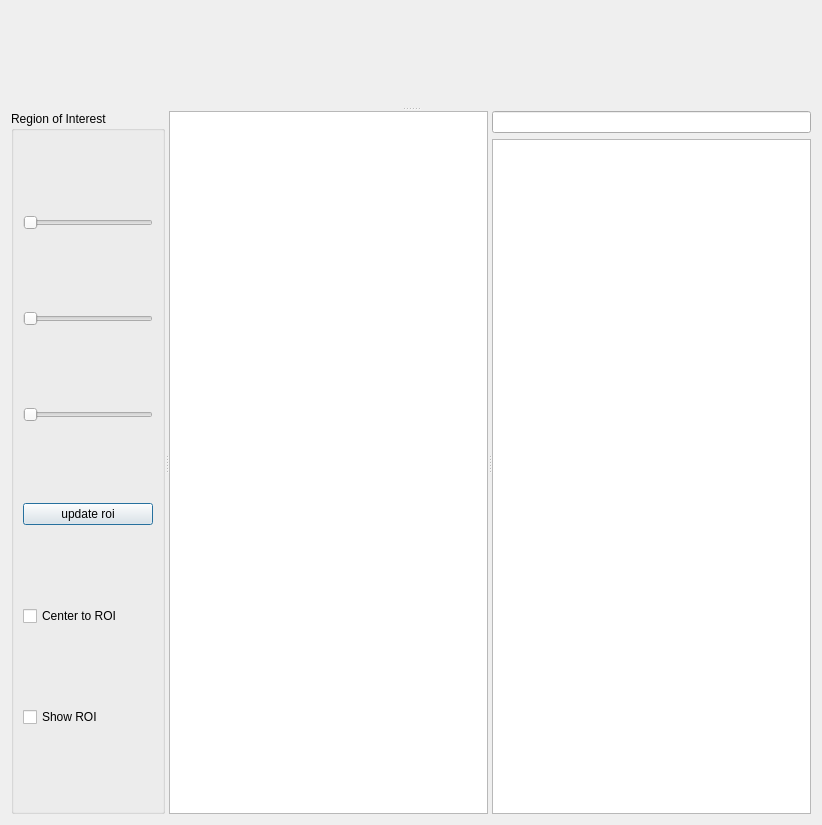
<?xml version="1.0" encoding="UTF-8"?>
<ui version="4.0">
 <class>grid_viewer_mainwindow_Dialog</class>
 <widget class="QDialog" name="grid_viewer_mainwindow_Dialog">
  <property name="geometry">
   <rect>
    <x>0</x>
    <y>0</y>
    <width>822</width>
    <height>825</height>
   </rect>
  </property>
  <property name="contextMenuPolicy">
   <enum>Qt::DefaultContextMenu</enum>
  </property>
  <property name="windowTitle">
   <string>Frame</string>
  </property>
  <layout class="QVBoxLayout" name="verticalLayout_7">
   <item>
    <widget class="QSplitter" name="splitter_2">
     <property name="orientation">
      <enum>Qt::Vertical</enum>
     </property>
     <widget class="grid::glviewer_t" name="glviewer" native="true">
      <property name="autoFillBackground">
       <bool>false</bool>
      </property>
     </widget>
     <widget class="QSplitter" name="splitter">
      <property name="orientation">
       <enum>Qt::Horizontal</enum>
      </property>
      <widget class="QWidget" name="layoutWidget">
       <layout class="QVBoxLayout" name="verticalLayout_6">
        <item>
         <widget class="QGroupBox" name="roi_groupBox">
          <property name="title">
           <string>Region of Interest</string>
          </property>
          <property name="flat">
           <bool>false</bool>
          </property>
          <layout class="QVBoxLayout" name="verticalLayout_2">
           <item>
            <widget class="QxtSpanSlider" name="xroi_spanslider">
             <property name="orientation">
              <enum>Qt::Horizontal</enum>
             </property>
             <property name="tickPosition">
              <enum>QSlider::NoTicks</enum>
             </property>
             <property name="lowerValue">
              <number>0</number>
             </property>
             <property name="upperValue">
              <number>99</number>
             </property>
             <property name="upperPosition">
              <number>99</number>
             </property>
            </widget>
           </item>
           <item>
            <widget class="QxtSpanSlider" name="yroi_spanslider">
             <property name="orientation">
              <enum>Qt::Horizontal</enum>
             </property>
             <property name="tickPosition">
              <enum>QSlider::NoTicks</enum>
             </property>
             <property name="lowerValue">
              <number>0</number>
             </property>
             <property name="upperValue">
              <number>99</number>
             </property>
             <property name="upperPosition">
              <number>99</number>
             </property>
            </widget>
           </item>
           <item>
            <widget class="QxtSpanSlider" name="zroi_spanslider">
             <property name="orientation">
              <enum>Qt::Horizontal</enum>
             </property>
             <property name="tickPosition">
              <enum>QSlider::NoTicks</enum>
             </property>
             <property name="lowerValue">
              <number>0</number>
             </property>
             <property name="upperValue">
              <number>99</number>
             </property>
             <property name="upperPosition">
              <number>99</number>
             </property>
            </widget>
           </item>
           <item>
            <widget class="QPushButton" name="update_roi_pushButton">
             <property name="text">
              <string>update roi</string>
             </property>
            </widget>
           </item>
           <item>
            <widget class="QCheckBox" name="center_to_roi_checkBox">
             <property name="text">
              <string>Center to ROI</string>
             </property>
            </widget>
           </item>
           <item>
            <widget class="QCheckBox" name="show_roi_checkBox">
             <property name="text">
              <string>Show ROI</string>
             </property>
            </widget>
           </item>
          </layout>
         </widget>
        </item>
       </layout>
      </widget>
      <widget class="QTableView" name="datapiece_view">
       <property name="contextMenuPolicy">
        <enum>Qt::CustomContextMenu</enum>
       </property>
       <property name="selectionMode">
        <enum>QAbstractItemView::ExtendedSelection</enum>
       </property>
       <property name="selectionBehavior">
        <enum>QAbstractItemView::SelectRows</enum>
       </property>
       <property name="sortingEnabled">
        <bool>true</bool>
       </property>
      </widget>
      <widget class="QWidget" name="layoutWidget">
       <layout class="QVBoxLayout" name="verticalLayout">
        <item>
         <widget class="QLineEdit" name="critpt_filter_edit">
          <property name="enabled">
           <bool>true</bool>
          </property>
          <property name="text">
           <string/>
          </property>
          <property name="readOnly">
           <bool>false</bool>
          </property>
         </widget>
        </item>
        <item>
         <widget class="QTableView" name="critpt_view">
          <property name="contextMenuPolicy">
           <enum>Qt::CustomContextMenu</enum>
          </property>
          <property name="alternatingRowColors">
           <bool>true</bool>
          </property>
          <property name="selectionMode">
           <enum>QAbstractItemView::ExtendedSelection</enum>
          </property>
          <property name="selectionBehavior">
           <enum>QAbstractItemView::SelectRows</enum>
          </property>
          <property name="showGrid">
           <bool>false</bool>
          </property>
          <property name="sortingEnabled">
           <bool>true</bool>
          </property>
          <attribute name="horizontalHeaderCascadingSectionResizes">
           <bool>false</bool>
          </attribute>
          <attribute name="horizontalHeaderDefaultSectionSize">
           <number>100</number>
          </attribute>
          <attribute name="verticalHeaderVisible">
           <bool>false</bool>
          </attribute>
          <attribute name="verticalHeaderCascadingSectionResizes">
           <bool>false</bool>
          </attribute>
          <attribute name="verticalHeaderDefaultSectionSize">
           <number>20</number>
          </attribute>
          <attribute name="verticalHeaderVisible">
           <bool>false</bool>
          </attribute>
          <attribute name="verticalHeaderDefaultSectionSize">
           <number>20</number>
          </attribute>
          <attribute name="horizontalHeaderCascadingSectionResizes">
           <bool>false</bool>
          </attribute>
          <attribute name="verticalHeaderCascadingSectionResizes">
           <bool>false</bool>
          </attribute>
          <attribute name="horizontalHeaderDefaultSectionSize">
           <number>100</number>
          </attribute>
         </widget>
        </item>
       </layout>
      </widget>
     </widget>
    </widget>
   </item>
  </layout>
 </widget>
 <customwidgets>
  <customwidget>
   <class>QxtSpanSlider</class>
   <extends>QSlider</extends>
   <header>QxtSpanSlider</header>
  </customwidget>
  <customwidget>
   <class>grid::glviewer_t</class>
   <extends>QWidget</extends>
   <header>grid_viewer_mainwindow.h</header>
   <container>1</container>
  </customwidget>
 </customwidgets>
 <resources/>
 <connections/>
</ui>
